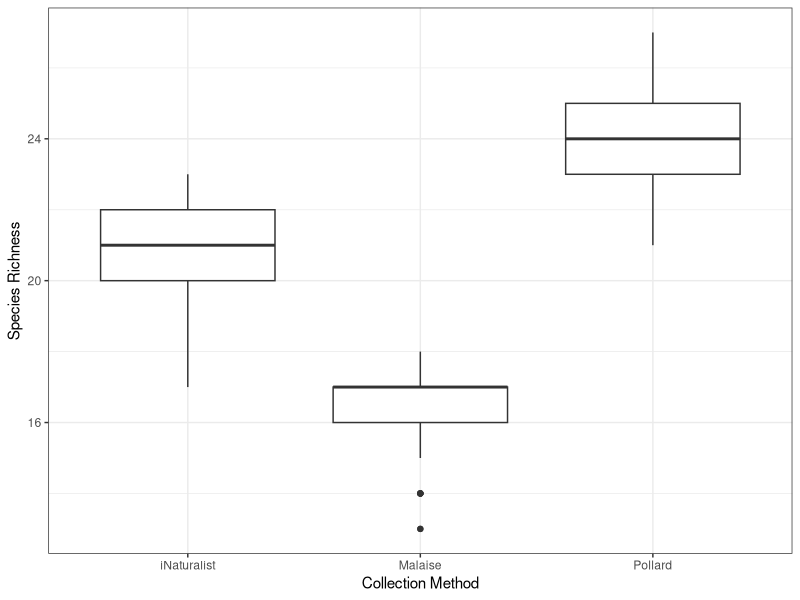
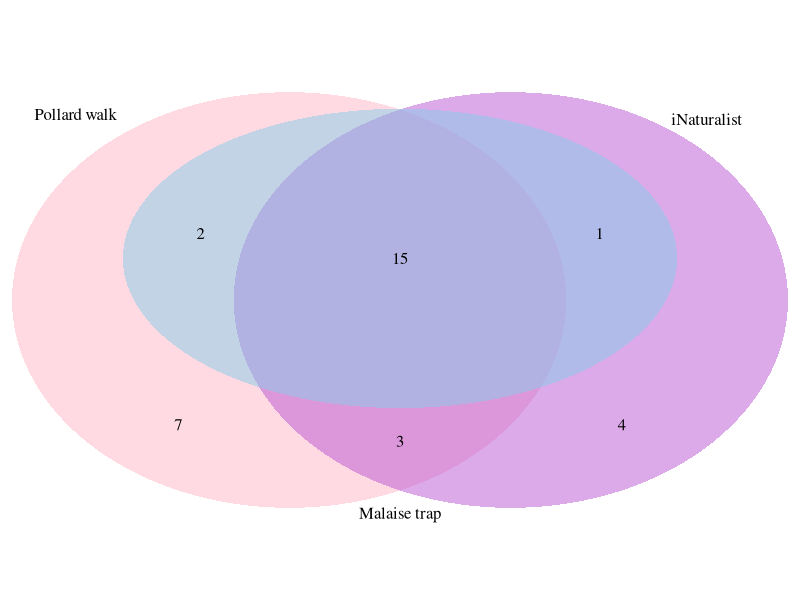
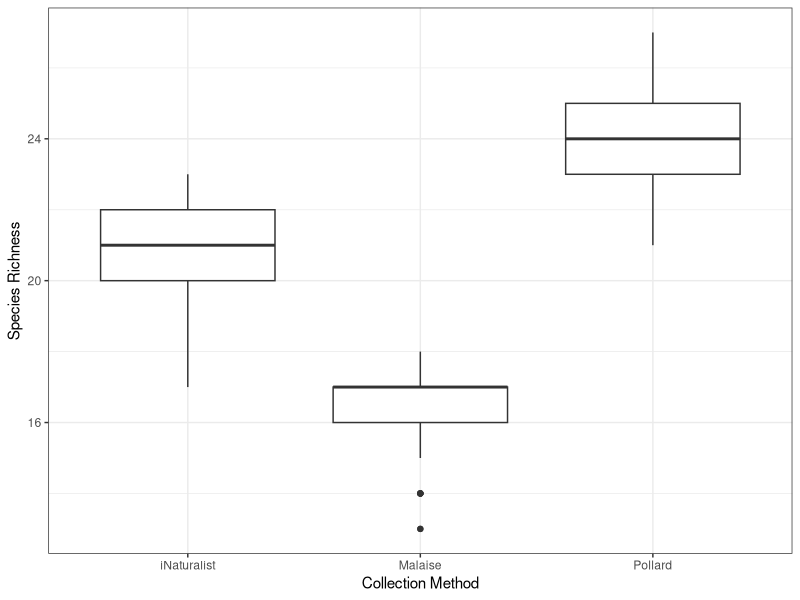

Source code (R) for these figures, in order:
## ---- chunk 1
knitr::opts_chunk$set(echo = TRUE)
## ---- chunk 2
library("tidyr")
library("ggplot2")
bioscan <- read.csv(file = "data/BioScanData.csv")

# Drop any rows missing data
bioscan <- na.omit(bioscan)

# Identify those columns with species data
species.cols <- c(5:33)
## ---- chunk 3
# Read in full data
inaturalist <- read.csv(file = "data/iNaturalist-clean.csv")

# Drop NAs (should have been done already, but just in case)
inaturalist <- na.omit(inaturalist)

# Determine boundaries of rectangle from Bioscan data
max.lon <- max(bioscan$Longitude)
min.lon <- min(bioscan$Longitude)
max.lat <- max(bioscan$Latitude)
min.lat <- min(bioscan$Latitude)

# Restrict iNaturalist data to that rectangle
inaturalist <- inaturalist[inaturalist$longitude >= min.lon &
                             inaturalist$longitude <= max.lon &
                             inaturalist$latitude >= min.lat &
                             inaturalist$latitude <= max.lat, ]
## ---- chunk 4
# We want to make species column in iNaturalist match the format as in bioscan 
# data: Genus_species
inaturalist$species <- gsub(pattern = " ", 
                            replacement = "_", 
                            x = as.character(inaturalist$species))

# And need to make two adjustments to iNaturalist species so they match with 
# taxonomy used by bioscan
inaturalist$species[inaturalist$species == "Icaricia_acmon"] <- "Plebejus_acmon"
inaturalist$species[inaturalist$species == "Paratrytone_melane"] <- "Poanes_melane"

# Turn it back into a factor, which also means we've dropped unused levels
inaturalist$species <- as.factor(inaturalist$species)

# Go ahead and save this so we can use it elsewhere (like a map)
write.csv(x = inaturalist, 
          file = "data/iNaturalist-clean-reduced.csv", 
          row.names = FALSE)
## ---- chunk 5
# Split the two bioscan data into separate data frames for easier bootstrapping
malaise <- bioscan[bioscan$Collection.Method == "Malaise", ]
pollard <- bioscan[bioscan$Collection.Method == "Pollard Walk", ]

# Set up size of bootstrap and data frame to collect results
num.samples <- 100
bootstrapped.df <- data.frame(id = 1:num.samples,
                              Malaise = NA,
                              Pollard = NA,
                              iNaturalist = NA)

for (i in 1:num.samples) {
  bs.malaise <- malaise[sample(x = 1:nrow(malaise), size = nrow(malaise), replace = TRUE), ]
  bootstrapped.df$Malaise[i] <- sum(colSums(x = bs.malaise[, species.cols]) > 0)

  bs.pollard <- pollard[sample(x = 1:nrow(pollard), size = nrow(pollard), replace = TRUE), ]
  bootstrapped.df$Pollard[i] <- sum(colSums(x = bs.pollard[, species.cols]) > 0)
  
  bs.inaturalist <- inaturalist[sample(x = 1:nrow(inaturalist), size = nrow(inaturalist), replace = TRUE), ]
  bootstrapped.df$iNaturalist[i] <- length(unique(bs.inaturalist$species))
}
## ---- chunk 6
bootstrap.long <- gather(data = bootstrapped.df, key = "Collection.Method", value = "Richness", -id)

richness.boxplot <- ggplot(data = bootstrap.long, mapping = aes(x = Collection.Method, y = Richness)) +
  geom_boxplot() +
  xlab(label = "Collection Method") + 
  ylab(label = "Species Richness") +
  theme_bw()
print(richness.boxplot)
ggsave(filename = "output/figure-bootstrap-richness.png", plot = richness.boxplot)
## ---- chunk 7
# Need to count the 7 categories
# Malise only
# Pollard only
# iNaturalist only
# Malaise + Pollard
# Malaise + iNaturalist
# Pollard + iNaturalist
# Malaise + Pollard + iNaturalist

# Start by pulling out species names for the two bioscans (only those with non-
# zero observations)
malaise.totals <- colSums(x = malaise[, species.cols])
malaise.species <- names(x = malaise.totals)[malaise.totals > 0]

pollard.totals <- colSums(x = pollard[, species.cols])
pollard.species <- names(x = pollard.totals)[pollard.totals > 0]

inaturalist.species <- unique(as.character(inaturalist$species))

all.species <- union(x = malaise.species,
                     y = union(x = pollard.species, y = inaturalist.species))

species.in.methods <- data.frame(species = all.species,
                                 malaise = all.species %in% malaise.species,
                                 pollard = all.species %in% pollard.species,
                                 inaturalist = all.species %in% inaturalist.species)
species.in.methods <- species.in.methods[order(species.in.methods$species), ]

# OMG this is so freaking ugly

malaise.only <- sum(species.in.methods$malaise & 
                      !species.in.methods$pollard &
                      !species.in.methods$inaturalist)
pollard.only <- sum(species.in.methods$pollard & 
                      !species.in.methods$malaise &
                      !species.in.methods$inaturalist)
inaturalist.only <- sum(species.in.methods$inaturalist & 
                          !species.in.methods$malaise &
                          !species.in.methods$pollard)
malaise.pollard <- sum(species.in.methods$malaise & 
                         species.in.methods$pollard)
malaise.inaturalist <- sum(species.in.methods$malaise & 
                             species.in.methods$inaturalist)
pollard.inaturalist <- sum(species.in.methods$pollard & 
                             species.in.methods$inaturalist)
all.three <- sum(species.in.methods$malaise &
                   species.in.methods$pollard &
                   species.in.methods$inaturalist)
# install.packages("VennDiagram")
library("VennDiagram")
library("grid")
grid.newpage()
draw.triple.venn(area1 = length(malaise.species), 
                 area2 = length(pollard.species), 
                 area3 = length(inaturalist.species),
                 n12 = malaise.pollard,
                 n13 = malaise.inaturalist,
                 n23 = pollard.inaturalist,
                 n123 = all.three,
                 category = c("Malaise trap", "Pollard walk", "iNaturalist"),
                 lty = "blank",
                 fill = c("skyblue", "pink1", "mediumorchid"))
